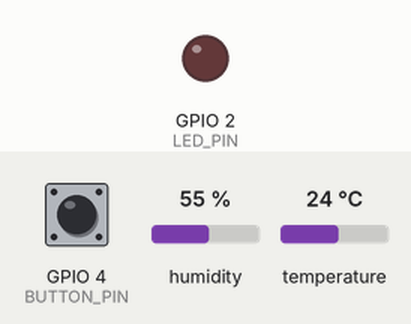
This program was run on a simulated ESP32. Shown: output pins drawn as LEDs (lit = HIGH). The test bench sets the inputs (shaded band); at power-on: GPIO 4 (BUTTON_PIN) HIGH, humidity 55 %, temperature 24 °C. What the program prints to the serial monitor is not drawn.

Above: at 1.2 s.
1.3 s: GPIO 4 (BUTTON_PIN) pulled LOW for 0.15 s
At 1.38 s:
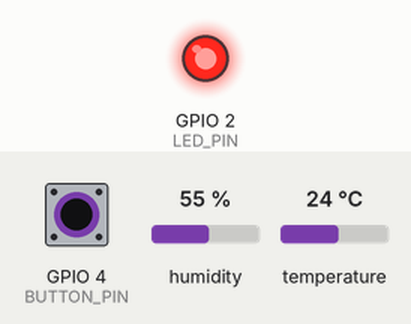
Timing chart, 0 to 4.3 s (numbered marks = the images above; inputs shaded):
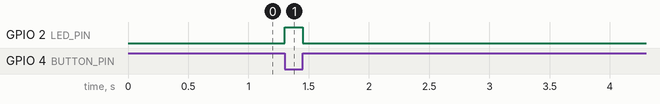

The program:

main.cpp
```cpp
#include <Arduino.h>
#include <DHTesp.h>
#include <ArduinoJson.h>

// Ubah ke 0 untuk Uji Blocking (delay 2000 ms), ubah ke 1 untuk Uji Non-Blocking (millis)
#define MODE_NON_BLOCKING 1

// Definisi Pin (sesuai skema rangkaianmu)
const int DHT_PIN = 15;
const int LED_PIN = 2;
const int BUTTON_PIN = 4;

DHTesp dht;

unsigned long prevSendMillis = 0;
unsigned long sendInterval = 2000; // Default 2000 ms, toggle ke 500 ms saat tombol ditekan
bool fastMode = false;
bool lastButtonPressed = false;
int buttonPressCount = 0;

void sendTelemetry(float temp, float hum, bool buttonPressed) {
  JsonDocument doc;
  doc["device_id"] = "esp32-unib-01";
  doc["mode"] = MODE_NON_BLOCKING ? "NON_BLOCKING" : "BLOCKING";
  doc["interval_ms"] = sendInterval;
  doc["temperature"] = isnan(temp) ? 0.0 : round(temp * 10) / 10.0;
  doc["humidity"] = isnan(hum) ? 0.0 : round(hum * 10) / 10.0;
  doc["button"] = buttonPressed ? "PRESSED" : "RELEASED";
  doc["press_count"] = buttonPressCount;
  doc["status"] = "OK";

  serializeJson(doc, Serial);
  Serial.println();
}

void handleButton() {
  bool buttonPressed = (digitalRead(BUTTON_PIN) == LOW);
  digitalWrite(LED_PIN, buttonPressed ? HIGH : LOW);

  // Deteksi transisi tombol baru ditekan (rising edge dari state lepas ke tekan)
  if (buttonPressed && !lastButtonPressed) {
    buttonPressCount++;
    fastMode = !fastMode;
    sendInterval = fastMode ? 500 : 2000;

    Serial.print(">> [EVENT] Tombol ditekan (#");
    Serial.print(buttonPressCount);
    Serial.print(") | Interval kirim: ");
    Serial.print(sendInterval);
    Serial.println(" ms");
  }

  lastButtonPressed = buttonPressed;
}

void setup() {
  Serial.begin(115200);

  // Inisialisasi Sensor dan Pin I/O
  dht.setup(DHT_PIN, DHTesp::DHT22);
  pinMode(LED_PIN, OUTPUT);
  pinMode(BUTTON_PIN, INPUT_PULLUP);

  Serial.println("{\"status\":\"Sistem IoT ESP32 Siap...\"}");
}

void loop() {
#if MODE_NON_BLOCKING == 0
  // UJI 1: BLOCKING (delay menghentikan loop selama sendInterval)
  handleButton();
  bool currentBtn = (digitalRead(BUTTON_PIN) == LOW);
  TempAndHumidity data = dht.getTempAndHumidity();
  sendTelemetry(data.temperature, data.humidity, currentBtn);
  delay(sendInterval);

#else
  // UJI 2: NON-BLOCKING (loop tetap berjalan cepat tanpa memblokir pembacaan tombol)
  handleButton();
  unsigned long now = millis();
  if (now - prevSendMillis >= sendInterval) {
    prevSendMillis = now;
    bool currentBtn = (digitalRead(BUTTON_PIN) == LOW);
    TempAndHumidity data = dht.getTempAndHumidity();
    sendTelemetry(data.temperature, data.humidity, currentBtn);
  }
#endif
}
```

Measured:
- after the input at 1.3 s, GPIO 2 (LED_PIN): LOW → HIGH at once, → LOW 0.15 s later
